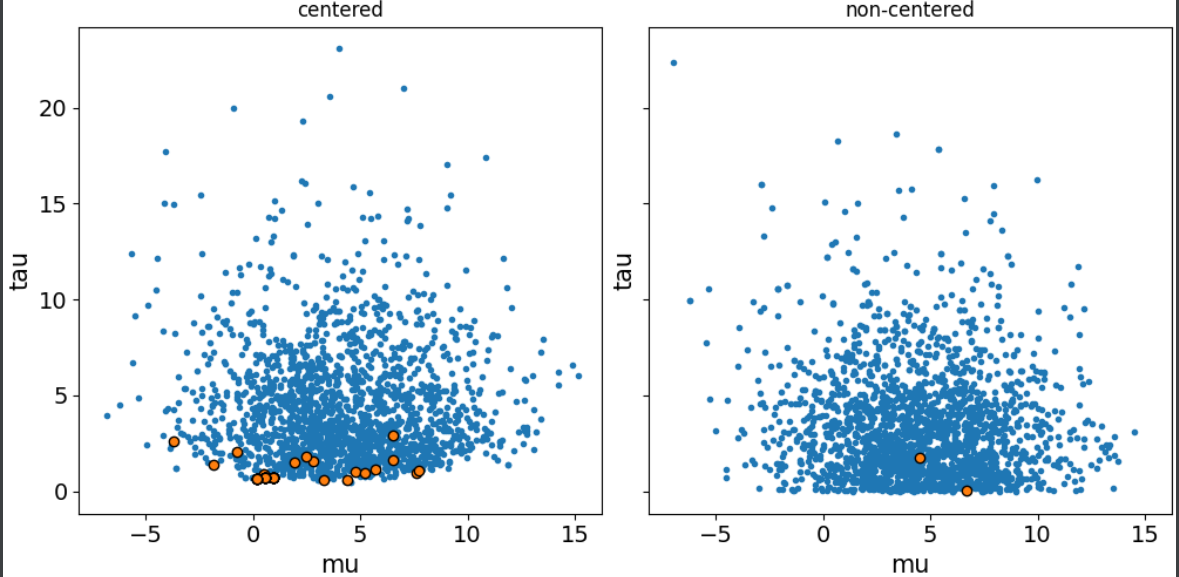

This chart was generated by the following Python code:
import matplotlib.pyplot as plt
import arviz as az
import pandas as pd

centered = az.load_arviz_data("centered_eight")
non_centered = az.load_arviz_data("non_centered_eight")

centered.sample_stats.diverging.sum()
non_centered.sample_stats.diverging.sum()

_, ax = plt.subplots(1, 2, sharey=True, sharex=True, figsize=(10, 5), constrained_layout=True)

for idx, tr in enumerate([centered, non_centered]):
    az.plot_pair(tr, var_names=['mu', 'tau'], kind='scatter',
                 divergences=True, divergences_kwargs={'color':'C1'},
                 ax=ax[idx])

    ax[idx].set_title(['centered', 'non-centered'][idx])

plt.show()
